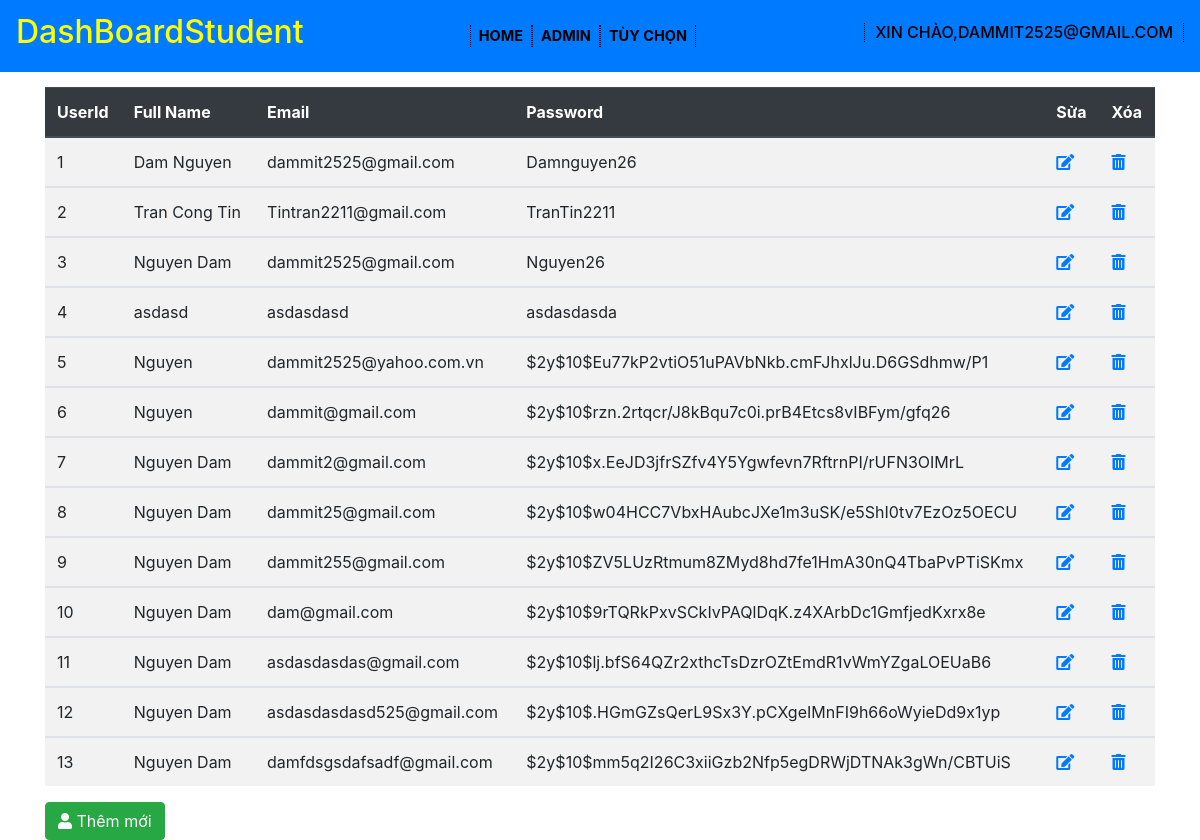
The page /admin/index.php (signed in) on the database its author committed.
### tables this page shows
CREATE TABLE `students` (
  `UserId` int(6) NOT NULL,
  `FullName` varchar(50) NOT NULL,
  `Email` varchar(50) NOT NULL,
  `Password` varchar(50) NOT NULL
);

### include/func/functions.php (called while the page is built, shortened)
<?php
function getAllStudents()
{
    global $conn;
    $sql = "SELECT * FROM `students` ";
    $result = mysqli_query($conn, $sql);
    $students = mysqli_fetch_all($result);
    return $students;
}
?>

### admin/index.php (the view, shortened to what this page needs)
<!doctype html>
<html lang="en">
<head>
    <link rel="stylesheet" href="https://stackpath.bootstrapcdn.com/bootstrap/4.3.1/css/bootstrap.min.css">
    <link rel="stylesheet" href="../css/style.css">
    <link rel="stylesheet" href="https://cdnjs.cloudflare.com/ajax/libs/font-awesome/5.14.0/css/all.min.css">
</head>
<body>
    <div class="navad">
        <nav class="navbar navbar-expand-sm navbar-light bg-primary">
            <a class="navbar-brand" href="#"><Span style="color: yellow;">
                    <h2>DashBoardStudent</h2>
                </Span></a>
            <div class="collapse navbar-collapse" id="collapsibleNavId">
                <ul class="navbar-nav mr-auto mt-2 mt-lg-0">
                    <li class="nav-item active">
                        <a class="nav-link" href="#">Home <span class="sr-only">(current)</span></a>
                    </li>
                    <li class="nav-item">
                        <a class="nav-link" href="#">Admin</a>
                    </li>
                    <li class="nav-item dropdown">
                        <a class="nav-link dropdown-toggle" href="#" id="dropdownId" data-toggle="dropdown" aria-haspopup="true" aria-expanded="false">Tùy chọn</a>
                    </li>
                </ul>
                <li class="nav-item dropdown list-unstyled">
                    <a class="nav-link log1 dropdown-toggle" href="#" id="dropdownId" data-toggle="dropdown" aria-haspopup="true" aria-expanded="false">
                        <h6>Xin chào,<?php echo $_SESSION['Email']; ?></h6>
                    </a>
                </li>
            </div>
        </nav>
    </div>
    <div class="container">
        <div class="row">
            <div class="col-sm-12">
                <table class="table table-striped">
                    <thead class="thead-dark">
                        <tr>
                            <th>UserId</th>
                            <th>Full Name</th>
                            <th>Email</th>
                            <th>Password</th>
                            <th>Sửa</th>
                            <th>Xóa</th>
                        </tr>
                    </thead>
                    <?php
                    require('../include/func/connection.php');
                    include("../include/func/functions.php");
                    $students = getAllStudents();
                    foreach ($students as $row) {
                    ?>
                        <tbody>
                            <tr>
                                <td scope="row"><?php echo $row[0]; ?></td>
                                <td><?php echo $row[1]; ?></td>
                                <td><?php echo $row[2]; ?></td>
                                <td><?php echo $row[3]; ?></td>
                                <td><a href="edit.php?Email=<?php echo $row[2]; ?>"><i class="fas fa-edit"> </i></a></td>
                                <td><a href="delete.php?Email=<?php echo $row[2]; ?>"><i class="fas fa-trash-alt"></i></a></td>
                            </tr>
                        </tbody>
                    <?php
                    }
                    ?>
                </table>
                <a href="add.php" class="btn btn-success"><i class="fas fa-user"></i> Thêm mới</a>
            </div>
        </div>
    </div>
</body>

### css/style.css (style rules this page uses)
.dropdown-toggle::after { display: none; }
.nav-link { color: black !important; display: block; border-right: 1px dotted black; border-left: 1px dotted black; ; font-size: 14.5px; font-weight: 700; padding: 0px 10px; position: relative; text-transform: uppercase; transition: all 0.5s; }
.navbar-nav { margin-left: 150px; }
.container { padding-top: 15px; }

### rows shown on the page
students: UserId "1", FullName "Dam Nguyen", Email "dammit2525@gmail.com", Password "Damnguyen26"
students: UserId "2", FullName "Tran Cong Tin", Email "Tintran2211@gmail.com", Password "TranTin2211"
students: UserId "3", FullName "Nguyen Dam", Email "dammit2525@gmail.com", Password "Nguyen26"
students: UserId "4", FullName "asdasd", Email "asdasdasd", Password "asdasdasda"
students: UserId "5", FullName "Nguyen", Email "dammit2525@yahoo.com.vn", Password "$2y$10$Eu77kP2vtiO51uPAVbNkb.cmFJhxlJu.D6GSdhmw/P1"
students: UserId "6", FullName "Nguyen", Email "dammit@gmail.com", Password "$2y$10$rzn.2rtqcr/J8kBqu7c0i.prB4Etcs8vIBFym/gfq26"
students: UserId "7", FullName "Nguyen Dam", Email "dammit2@gmail.com", Password "$2y$10$x.EeJD3jfrSZfv4Y5Ygwfevn7RftrnPI/rUFN3OIMrL"
students: UserId "8", FullName "Nguyen Dam", Email "dammit25@gmail.com", Password "$2y$10$w04HCC7VbxHAubcJXe1m3uSK/e5ShI0tv7EzOz5OECU"
students: UserId "9", FullName "Nguyen Dam", Email "dammit255@gmail.com", Password "$2y$10$ZV5LUzRtmum8ZMyd8hd7fe1HmA30nQ4TbaPvPTiSKmx"
students: UserId "10", FullName "Nguyen Dam", Email "dam@gmail.com", Password "$2y$10$9rTQRkPxvSCkIvPAQlDqK.z4XArbDc1GmfjedKxrx8e"
students: UserId "11", FullName "Nguyen Dam", Email "asdasdasdas@gmail.com", Password "$2y$10$lj.bfS64QZr2xthcTsDzrOZtEmdR1vWmYZgaLOEUaB6"
students: UserId "12", FullName "Nguyen Dam", Email "asdasdasdasd525@gmail.com", Password "$2y$10$.HGmGZsQerL9Sx3Y.pCXgeIMnFI9h66oWyieDd9x1yp"
students: UserId "13", FullName "Nguyen Dam", Email "damfdsgsdafsadf@gmail.com", Password "$2y$10$mm5q2I26C3xiiGzb2Nfp5egDRWjDTNAk3gWn/CBTUiS"

### other values the page prints
$_SESSION['Email'] "DAMMIT2525@GMAIL.COM"
